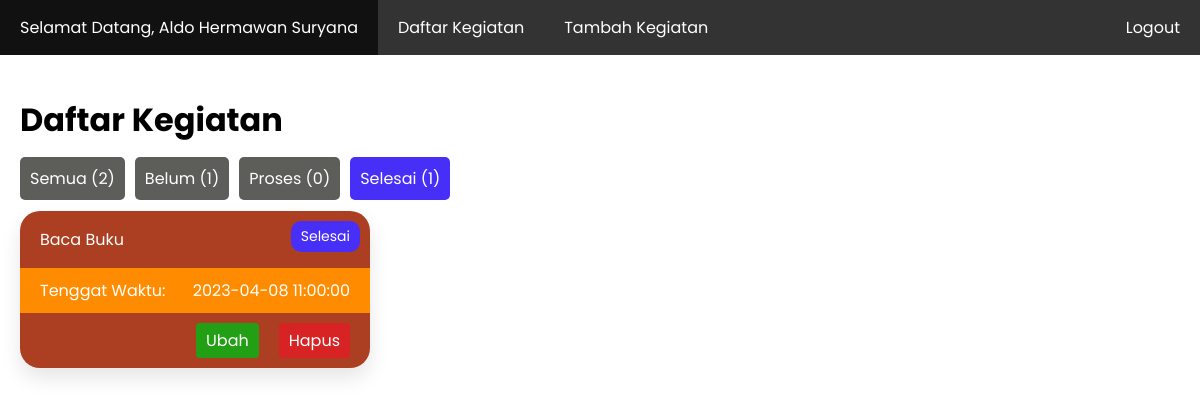
The page /index.php?status=selesai (signed in) on the database its author committed.
### tables this page shows
CREATE TABLE `user` (
  `id_user` int(11) NOT NULL,
  `username` varchar(15) NOT NULL,
  `password` varchar(266) NOT NULL,
  `nama_lengkap` varchar(50) NOT NULL
);

CREATE TABLE `kegiatan` (
  `id_kegiatan` int(11) NOT NULL,
  `id_user` int(11) NOT NULL,
  `isi_kegiatan` text NOT NULL,
  `tenggat_waktu` datetime NOT NULL,
  `status` enum('belum','proses','selesai') NOT NULL
);

### index.php (the view, shortened to what this page needs)
<?php
require_once 'koneksi.php';
$id_user = $_SESSION['id_user'];
$data_user = mysqli_fetch_assoc(mysqli_query($koneksi, "SELECT * FROM user WHERE id_user = '$id_user'"));
$jumlah_semua = mysqli_num_rows(mysqli_query($koneksi, "SELECT * FROM kegiatan WHERE id_user = '$id_user'"));
$jumlah_belum = mysqli_num_rows(mysqli_query($koneksi, "SELECT * FROM kegiatan WHERE id_user = '$id_user' AND status = 'belum'"));
$jumlah_proses = mysqli_num_rows(mysqli_query($koneksi, "SELECT * FROM kegiatan WHERE id_user = '$id_user' AND status = 'proses'"));
$jumlah_selesai = mysqli_num_rows(mysqli_query($koneksi, "SELECT * FROM kegiatan WHERE id_user = '$id_user' AND status = 'selesai'"));
if (isset($_GET['status'])) {
	$status = $_GET['status'];
	$kegiatan = mysqli_query($koneksi, "SELECT * FROM kegiatan WHERE id_user = '$id_user' AND status = '$status' ORDER BY tenggat_waktu ASC");
}
else
{
	$kegiatan = mysqli_query($koneksi, "SELECT * FROM kegiatan WHERE id_user = '$id_user' ORDER BY tenggat_waktu ASC");
}
?>
<!DOCTYPE html>
<html lang="en">
<head>
	<link rel="stylesheet" href="style.css">
</head>
<body>
	<nav>
	  <ul>
	    <li><a href="profile.php">Selamat Datang, <?= $data_user['nama_lengkap']; ?></a></li>
	    <li><a href="index.php">Daftar Kegiatan</a></li>
	    <li><a href="tambah_kegiatan.php">Tambah Kegiatan</a></li>
	    <li class="right"><a href="logout.php">Logout</a></li>
	  </ul>
	</nav>
	<div class="container">
		<h1>Daftar Kegiatan</h1>
		<ul class="horizontal-list">
		  <li><a href="index.php" class="button <?= (isset($_GET['status'])) ? 'bg-grey' : ''; ?>">Semua (<?= $jumlah_semua; ?>)</a></li>
		  <li><a href="index.php?status=belum" class="button <?= (isset($_GET['status']) && $_GET['status'] == 'belum') ? 'bg-red' : 'bg-grey'; ?>">Belum (<?= $jumlah_belum; ?>)</a></li>
		  <li><a href="index.php?status=proses" class="button <?= (isset($_GET['status']) && $_GET['status'] == 'proses') ? 'bg-yellow' : 'bg-grey'; ?>">Proses (<?= $jumlah_proses; ?>)</a></li>
		  <li><a href="index.php?status=selesai" class="button <?= (isset($_GET['status']) && $_GET['status'] == 'selesai') ? 'bg-blue' : 'bg-grey'; ?>">Selesai (<?= $jumlah_selesai; ?>)</a></li>
		</ul>
		<?php if (mysqli_num_rows($kegiatan)): ?>
			<?php foreach ($kegiatan as $data): ?>
				<div class="card">
					<?php if ($data['status'] == 'belum'): ?>
					  <a onclick="return confirm('Apakah Anda yakin ingin mengubah status kegiatan <?= $data['isi_kegiatan']; ?> menjadi proses?')" href="ubah_status.php?id_kegiatan=<?= $data['id_kegiatan']; ?>" class="card-status bg-red"><?= ucwords($data['status']); ?></a>
					<?php elseif ($data['status'] == 'proses'): ?>
					  <a onclick="return confirm('Apakah Anda yakin ingin mengubah status kegiatan <?= $data['isi_kegiatan']; ?> menjadi selesai?')" href="ubah_status.php?id_kegiatan=<?= $data['id_kegiatan']; ?>" class="card-status bg-yellow"><?= ucwords($data['status']); ?></a>
					<?php else: ?>
					  <a class="card-status bg-blue"><?= ucwords($data['status']); ?></a>
					<?php endif ?>
					<div class="card-content">
						<p><?= $data['isi_kegiatan']; ?></p>
					</div>
					<?php
						$now = new DateTime();
						$deadline = new DateTime($data['tenggat_waktu']);
					 ?>
					<?php if ($now > $deadline): ?>
				    	<?php if ($data['status'] != 'selesai'): ?>
						  	<div class="card-deadline bg-red-card">
						    	<span>Tenggat Waktu:</span>
						    	<span>SUDAH TERLEWAT!!!</span>
					  		</div>
					  	<?php else: ?>
						  	<div class="card-deadline">
						    	<span>Tenggat Waktu:</span>
						    	<span><?= $data['tenggat_waktu']; ?></span>
					  		</div>
					  	<?php endif ?>
					<?php endif ?>
				  <div class="card-actions">
				    <a href="ubah_kegiatan.php?id_kegiatan=<?= $data['id_kegiatan']; ?>" class="button">Ubah</a>
					<a onclick="return confirm('Apakah Anda yakin ingin menghapus kegiatan <?= $data['isi_kegiatan']; ?>?')" href="hapus_kegiatan.php?id_kegiatan=<?= $data['id_kegiatan']; ?>" class="button bg-red">Hapus</a>
				  </div>
				</div>
			<?php endforeach ?>
		<?php else: ?>
			<h3>Belum ada kegiatan</h3>
			<a href="tambah_kegiatan.php" class="button">Tambah Kegiatan</a>
		<?php endif ?>
	</div>
</body>
</html>

### style.css (style rules this page uses)
body { font-family: 'Poppins', sans-serif; padding: 0; margin: 0; }
.button { background-color: #229F14; border: 0px; border-radius: 5px; padding: 10px; color: white; text-decoration: none; }
nav { background-color: #333; overflow: hidden; }
nav ul { margin: 0; padding: 0; list-style: none; }
nav li { float: left; }
nav li a { display: block; color: white; text-align: center; padding: 15px 20px; text-decoration: none; }
nav li.right { float: right; }
.container { max-width: 1200px; margin: 0 auto; padding: 20px; }
.card { position: relative; display: flex; flex-direction: column; justify-content: space-between; width: 350px; background-color: #ac3f21; border-radius: 20px; box-shadow: 0 10px 20px rgba(0, 0, 0, 0.1); overflow: hidden; margin: 20px 0; }
.card-content { padding: 0 20px; font-size: 16px; text-align: justify; color: white; }
.card-deadline { display: flex; align-items: center; justify-content: space-between; padding: 10px 20px; background-color: #ff8c00; color: #fff; }
.card-status { position: absolute; top: 10px; right: 10px; padding: 5px 10px; background-color: #3498db; color: #fff; border-radius: 10px; font-size: 14px; text-decoration: none; }
.card-actions { display: flex; align-items: right; justify-content: right; padding: 10px; }
.card-actions a { margin: 0 10px; padding: 5px 10px; color: #fff; border: none; border-radius: 4px; font-size: 16px; cursor: pointer; text-decoration: none; }
.bg-red { background-color: #d72323; }
.bg-grey { background-color: #5d5d5a; }
.bg-blue { background-color: #482ff7; }
.horizontal-list { display: flex; list-style: none; padding: 0; margin: 0; }
.horizontal-list li { margin-right: 10px; }
.horizontal-list li:last-child { margin-right: 0; }

### rows shown on the page
user: nama_lengkap "Aldo Hermawan Suryana"
kegiatan: status "Selesai", isi_kegiatan "Baca Buku", tenggat_waktu "2023-04-08 11:00:00"

### other values the page prints
$jumlah_semua "2"
$jumlah_belum "1"
$jumlah_proses "0"
$jumlah_selesai "1"
